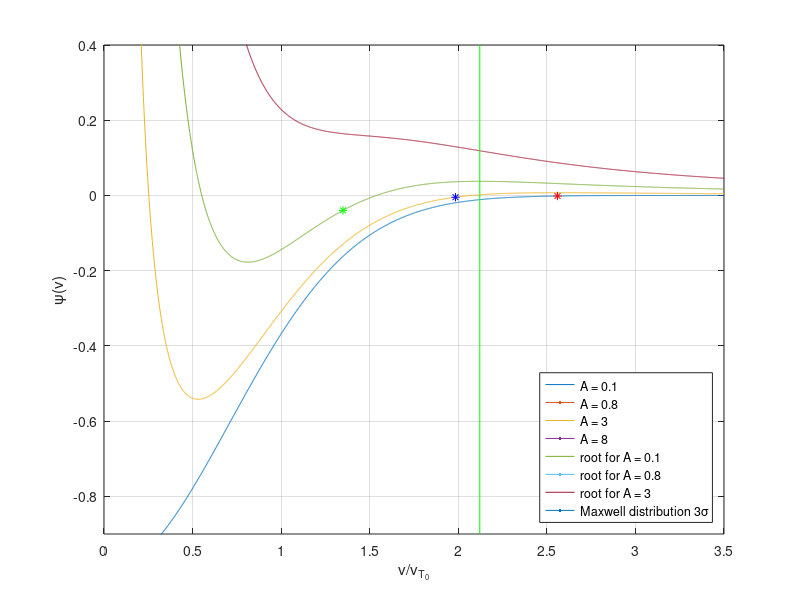

Here is the MATLAB script that generated this plot:
c = 3 * 10^10;
np = 5e11;
sigma = 1e-16;
Rp = 50;
T0 = 0.5;
Tp = 100;
mp = 938.27 * 10^6;
mg = 2 * mp;
alpha = mp/(mp+mg);
VT0 = sqrt(2*T0 / mg) * c;
VTp = sqrt(2*Tp / mp) * c;

A = sigma * np * Rp;
a = VTp * 2 * alpha / VT0;

x = linspace(0.1,3.5,3000);
y = [-0.9, 0.4];
x_3Sigma = [3/sqrt(2), 3/sqrt(2)];
F1 = A/5 / a * exp(-x.^2 / a^2) ./ x.^2 - exp(-x.^2);
F2 = 0.8 / a * exp(-x.^2 / a^2) ./ x.^2 - exp(-x.^2);
F3 = 3 / a * exp(-x.^2 / a^2) ./ x.^2 - exp(-x.^2);
F4 = 8 / a * exp(-x.^2 / a^2) ./ x.^2 - exp(-x.^2);
plot(x,F1, LineWidth=2);
hold on
plot(x,F2, LineWidth=2);
plot(x,F3, LineWidth=2);
plot(x,F4, LineWidth=2);
plot(x(2171),F1(2171),'r*');
plot(x(1663),F2(1663),'b*');
plot(x(1103),F3(1103),'g*');
plot(x_3Sigma,y,'green');
ylim([-0.9 0.4])
grid on
legend({'A = 0.1','A = 0.8', 'A = 3', 'A = 8', 'root for A = 0.1', ...
    'root for A = 0.8', 'root for A = 3', 'Maxwell distribution 3\sigma'}, ...
    'Location', 'southeast');
xlabel('v/v_{T_0}');
ylabel('\psi(v)');
